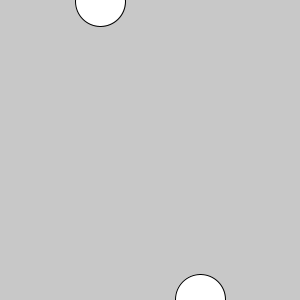
Frame 1 (no input)
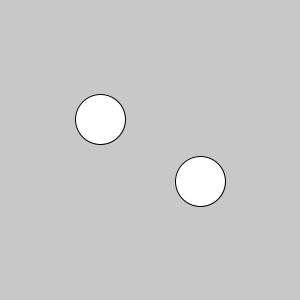
Frame 60 (the mouse pressed at the canvas centre just before this capture)
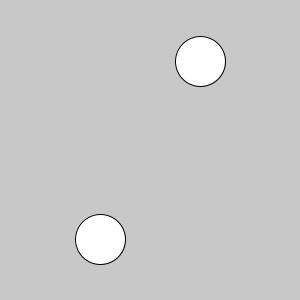
Frame 120 (the mouse held since frame 60 and released just before this capture)

The Processing sketch that drew these frames (run headless with seeded random() and noise(); from frame 60 on, the mouse is pressed at the canvas centre):

// Processing sketch: Two_circles__up_and_down
// ── Two_circles__up_and_down.pde
//two circles
int y;
void setup(){
  size(300,300);
  y=1;
}
void draw(){
  background(200);
  ellipse(100,y,50,50);
  ellipse(200,300-y,50,50);
  y=y+2;
  if(y>325){
    y=-50;
  }
}
